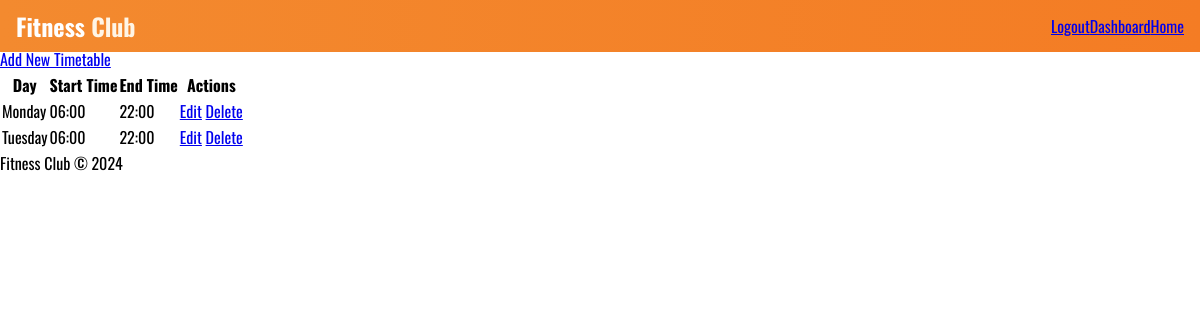
Screenshot of /php/manage_timetables.php (signed in) with the database file from the repository.
### tables this page shows
CREATE TABLE `timetables` (
  `id` int(11) NOT NULL,
  `day` varchar(20) NOT NULL,
  `start_time` time NOT NULL,
  `end_time` time NOT NULL
);

### php/manage_timetables.php (the view, shortened to what this page needs)
<?php
include_once('../functions/functions.php');
$dbConnect = dbLink();
$sql = "SELECT * FROM timetables";
$query = $dbConnect->prepare($sql);
$query->execute();
$timetables = $query->fetchAll(PDO::FETCH_ASSOC);
?>
<!DOCTYPE html>
<html>
<head>
    <link rel="stylesheet" type="text/css" href="../css/style.css">
</head>
<body>
    <header>
        <div class="container">
            <div class="logo">
                <a href="../index.php">Fitness <span>Club</span></a>
            </div>
            <div class="nav">
            </div>
        </div>
    </header>
    <div class="dashboard-content">
        <h1>Manage Timetables</h1>
        <a href="add_timetable.php" class="btn">Add New Timetable</a>
        <table>
            <tr>
                <th>Day</th>
                <th>Start Time</th>
                <th>End Time</th>
                <th>Actions</th>
            </tr>
            <?php foreach ($timetables as $timetable): ?>
            <tr>
                <td><?php echo htmlspecialchars($timetable['day']); ?></td>
                <td><?php echo date('H:i', strtotime($timetable['start_time'])); ?></td>
                <td><?php echo date('H:i', strtotime($timetable['end_time'])); ?></td>
                <td>
                    <a href="edit_timetable.php?id=<?php echo $timetable['id']; ?>">Edit</a>
                    <a href="delete_timetable.php?id=<?php echo $timetable['id']; ?>" onclick="return confirm('Are you sure?');">Delete</a>
                </td>
            <?php endforeach; ?>
            </tr>
        </table>
    </div>
    <footer>
        <p>Fitness Club © 2024</p>
    </footer>
</body>
</html>

### css/style.css (style rules this page uses)
body { margin: 0; padding: 0; overflow-x: hidden; }
* { box-sizing: border-box; margin: 0; padding: 0; font-family: 'Oswald', sans-serif; }
header { position: fixed; top: 0; width: 100%; background: linear-gradient(90deg, #f38a2f 0%, #f47c24 100%); padding: 0.5rem 1rem; z-index: 10; }
header .container { display: flex; align-items: center; justify-content: space-between; }
header .logo a { font-size: 1.5rem; color: #fff; text-decoration: none; font-weight: bold; }
header .logo a span { color: #fff5e6; }
header .nav { display: none; }
@media (min-width: 992px) { header .nav { display: block; position: static; background-color: transparent; } }

### rows the page displays
timetables: day "Monday", start_time "06:00", end_time "22:00"
timetables: day "Tuesday", start_time "06:00", end_time "22:00"
